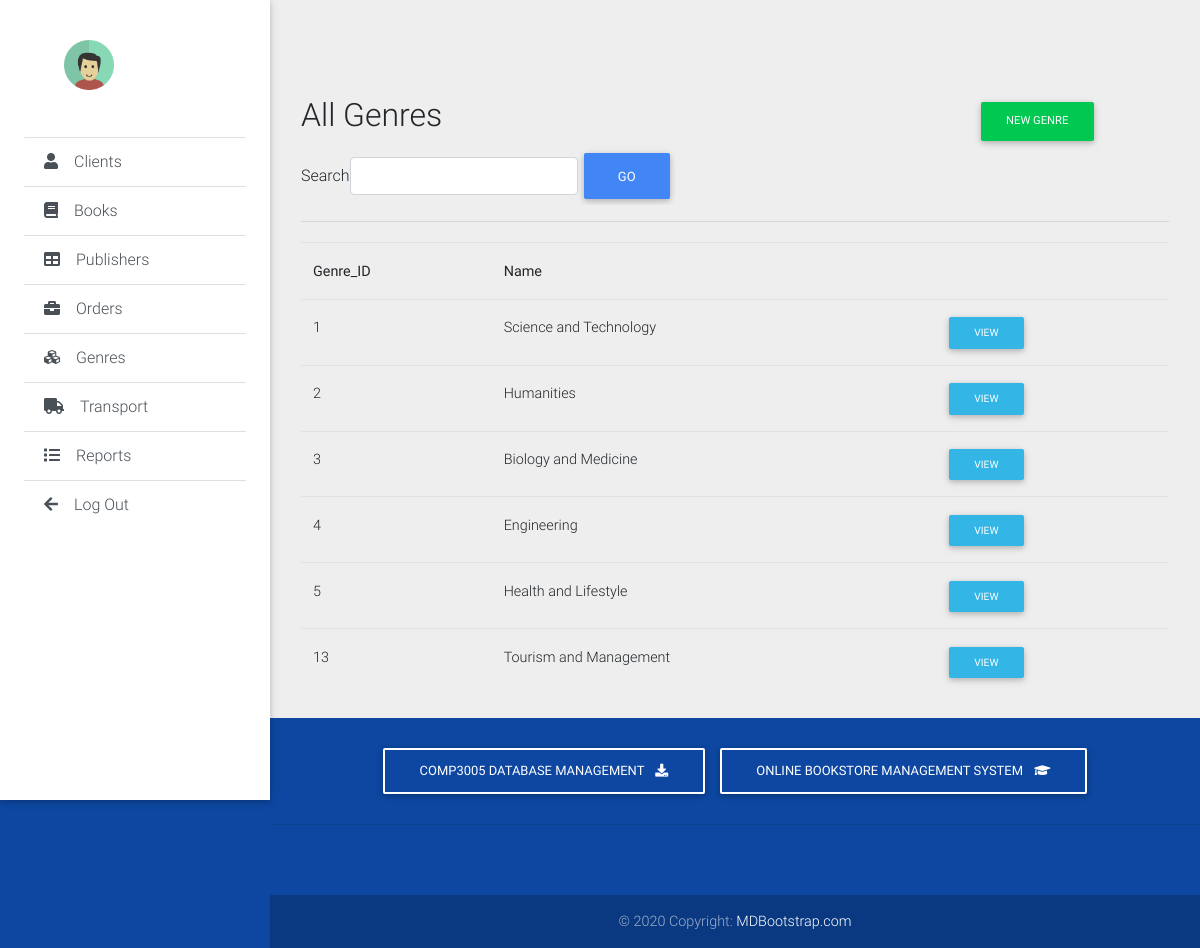
/admin/genres.php, run on the app's committed database.
### tables this page shows
CREATE TABLE `genre` (
  `genreid` int(11) NOT NULL,
  `name` varchar(50) NOT NULL
);

### admin/db/MysqliDb.php (called while the page is built, shortened)
<?php
class MysqliDb
{
    public static $prefix = '';
    protected $_mysqli;
    protected $_query;
    protected $_queryOptions = array();
    protected $_orderBy = array();
    protected $_groupBy = array();
    protected $host;
    protected $username;
    protected $password;
    protected $db;
    protected $port;
    protected $charset;
    public $returnType = 'array';
    protected $_nestJoin = false;
    private $_tableName = '';
    protected $_mapKey = null;
    public $pageLimit = 20;
    public function __construct($host = null, $username = null, $password = null, $db = null, $port = null, $charset = 'utf8')
    {
        $isSubQuery = false;
        if (is_object($host)) {
            $this->_mysqli = $host;
        } else {
            $this->host = $host;
        }
        $this->username = $username;
        $this->password = $password;
        $this->db = $db;
        $this->port = $port;
        $this->charset = $charset;
    }
    public function connect()
    {
        $this->_mysqli = new mysqli($this->host, $this->username, $this->password, $this->db, $this->port);
        if ($this->charset) {
            $this->_mysqli->set_charset($this->charset);
        }
    }
    public function mysqli()
    {
        return $this->_mysqli;
    }
    protected function reset()
    {
        $this->_orderBy = array();
        $this->_groupBy = array();
        $this->_query = null;
        $this->_queryOptions = array();
        $this->returnType = 'array';
        $this->_nestJoin = false;
        $this->_tableName = '';
        $this->_mapKey = null;
    }
    public function arrayBuilder()
    {
        $this->returnType = 'array';
        return $this;
    }
    public function setQueryOption($options)
    {
        $allowedOptions = Array('ALL', 'DISTINCT', 'DISTINCTROW', 'HIGH_PRIORITY', 'STRAIGHT_JOIN', 'SQL_SMALL_RESULT',
            'SQL_BIG_RESULT', 'SQL_BUFFER_RESULT', 'SQL_CACHE', 'SQL_NO_CACHE', 'SQL_CALC_FOUND_ROWS',
            'LOW_PRIORITY', 'IGNORE', 'QUICK', 'MYSQLI_NESTJOIN', 'FOR UPDATE', 'LOCK IN SHARE MODE');
        if (!is_array($options)) {
            $options = Array($options);
        }
        foreach ($options as $option) {
            $option = strtoupper($option);
            if ($option == 'MYSQLI_NESTJOIN') {
                $this->_nestJoin = true;
            } elseif ($option == 'FOR UPDATE') {
                $this->_forUpdate = true;
            } elseif ($option == 'LOCK IN SHARE MODE') {
                $this->_lockInShareMode = true;
            } else {
                $this->_queryOptions[] = $option;
            }
        }
        return $this;
    }
    public function withTotalCount()
    {
        return $this;
    }
    public function get($tableName, $numRows = null, $columns = '*')
    {
        $column = is_array($columns) ? implode(', ', $columns) : $columns;
        if (strpos($tableName, '.') === false) {
            $this->_tableName = self::$prefix . $tableName;
        } else {
            $this->_tableName = $tableName;
        }
        $this->_query = 'SELECT ' . implode(' ', $this->_queryOptions) . ' ' .
            $column . " FROM " . $this->_tableName;
        $stmt = $this->_buildQuery($numRows);
        $stmt->execute();
        $res = $this->_dynamicBindResults($stmt);
        return $res;
    }
    protected function _buildQuery($numRows = null, $tableData = null)
    {
        $stmt = $this->_prepareQuery();
        return $stmt;
    }
    protected function _dynamicBindResults(mysqli_stmt $stmt)
    {
        $parameters = array();
        $results = array();
        $mysqlLongType = 252;
        $shouldStoreResult = false;
        $meta = $stmt->result_metadata();
        $row = array();
        while ($field = $meta->fetch_field()) {
            if ($this->_nestJoin && $field->table != $this->_tableName) {
                $field->table = substr($field->table, strlen(self::$prefix));
                $row[$field->table][$field->name] = null;
                $parameters[] = & $row[$field->table][$field->name];
            } else {
                $row[$field->name] = null;
                $parameters[] = & $row[$field->name];
            }
        }
        call_user_func_array(array($stmt, 'bind_result'), $parameters);
        while ($stmt->fetch()) {
            if ($this->returnType == 'object') {
                $result = new stdClass ();
                foreach ($row as $key => $val) {
                    if (is_array($val)) {
                        $result->$key = new stdClass ();
                        foreach ($val as $k => $v) {
                            $result->$key->$k = $v;
                        }
                    } else {
                        $result->$key = $val;
                    }
                }
            } else {
                $result = array();
                foreach ($row as $key => $val) {
                    if (is_array($val)) {
                        foreach ($val as $k => $v) {
                            $result[$key][$k] = $v;
                        }
                    } else {
                        $result[$key] = $val;
                    }
                }
            }
            if ($this->_mapKey) {
                $results[$row[$this->_mapKey]] = count($row) > 2 ? $result : end($result);
            } else {
                array_push($results, $result);
            }
        }
        if (in_array('SQL_CALC_FOUND_ROWS', $this->_queryOptions)) {
            $stmt = $this->mysqli()->query('SELECT FOUND_ROWS()');
            $totalCount = $stmt->fetch_row();
            $this->totalCount = $totalCount[0];
        }
        return $results;
    }
    protected function _buildCondition($operator, &$conditions)
    {
        if (empty($conditions)) {
            return;
        }
        $this->_query .= ' ' . $operator;
    }
    protected function _buildGroupBy()
    {
        if (empty($this->_groupBy)) {
            return;
        }
        $this->_query .= " GROUP BY ";
        $this->_query = rtrim($this->_query, ', ') . " ";
    }
    protected function _buildOrderBy()
    {
        if (empty($this->_orderBy)) {
            return;
        }
        $this->_query .= " ORDER BY ";
        $this->_query = rtrim($this->_query, ', ') . " ";
    }
    protected function _buildLimit($numRows)
    {
        if (is_array($numRows)) {
            $this->_query .= ' LIMIT ' . (int) $numRows[0] . ', ' . (int) $numRows[1];
        } else {
            $this->_query .= ' LIMIT ' . (int) $numRows;
        }
    }
    protected function _prepareQuery()
    {
        if (!$stmt = $this->mysqli()->prepare($this->_query)) {
            $msg = $this->mysqli()->error . " query: " . $this->_query;
            $num = $this->mysqli()->errno;
            $this->reset();
            throw new Exception($msg, $num);
        }
        return $stmt;
    }
    protected function replacePlaceHolders($str, $vals)
    {
        $newStr = "";
        $newStr .= $str;
        return $newStr;
    }
    public function paginate ($table, $page, $fields = null) {
        $offset = $this->pageLimit * ($page - 1);
        $res = $this->withTotalCount()->get ($table, Array ($offset, $this->pageLimit), $fields);
        return $res;
    }
}

### admin/db/config.php (called while the page is built, shortened)
<?php
require_once BASE_PATH.'/db/MysqliDb.php';
function getDbInstance()
{
	return new MysqliDb(DB_HOST,DB_USER,DB_PASSWORD,DB_NAME);
}

### admin/genres.php (the view, shortened to what this page needs)
<!DOCTYPE html>
<html lang="en">
<body class="grey lighten-3">
  <header>
    <?php include_once "headers/sidebar.php";?>
  </header>
  <main class="pt-5 mx-lg-3">
    <div class="container-fluid mt-5">
      <?php
        include_once "db/config.php";
        $search_string = filter_input(INPUT_GET, 'search_string');
        $page = filter_input(INPUT_GET, 'page');
        $pagelimit = 6;
        if (!$page) {
            $page = 1;
        }
        $db = getDbInstance();
        $select = array('genreid', 'name');
        $db->pageLimit = $pagelimit;
        $records =$db->arraybuilder()->paginate("genre", $page, $select);
        ?>
        <div id="page-wrapper">
            <div class="row">
                <div class="col-sm-9">
                    <h2 class="page-header">All Genres</h2>
                </div>
                <div class="col-sm-3">
                    <div class="page-action-links">
                        <a class="btn btn-md btn-success" data-toggle="modal" data-target="#Genre" style="margin-right: 8px;">New Genre</td></a>
                    </div>
                </div>
            </div>
            <div class="well text-center filter-form">
                <form class="form form-inline" action="">
                    <label for="input_search">Search</label>
                    <input type="text" class="form-control" id="input_search" name="search_string" value="<?php echo $search_string; ?>">
                    <input type="submit" value="Go" class="btn btn-primary">
                </form>
            </div>
            <hr>
            <table class="table" style="margin-top: 20px">
              <tr>
                <th>Genre_ID</th>
                <th>Name</th>
                 <th>&nbsp;</th>
              </tr>
              <?php foreach($records as $value=>$row){ ?>
              <tr>
                <td><?php echo $row['genreid']; ?></td>
                <td><?php echo $row['name']; ?></td>
                 <td><a class="btn btn-sm btn-info" href="viewbooks.php?genreid=<?php echo $row['genreid']; ?>">View</a></td>
              </tr>
              <?php } ?>
          </table>
</div>
    </div>
  </main>
  <?php include_once "headers/footer.php";?>
</body>
</html>

### admin/headers/sidebar.php (shortened to what this page needs)
<head>
  <link rel="stylesheet" href="https://use.fontawesome.com/releases/v5.8.2/css/all.css">
  <link href="css/bootstrap.min.css" rel="stylesheet">
  <link href="css/mdb.min.css" rel="stylesheet">
  <link href="css/style.min.css" rel="stylesheet">
</head>
    <div class="sidebar-fixed position-fixed">
      <a class="logo-wrapper waves-effect">
        <img src="./img/user.png" class="img-fluid" alt="">
      </a>
      <div class="list-group list-group-flush">
        <a href="./all_customers.php" class="list-group-item list-group-item-action waves-effect">
          <i class="fa fa-user mr-3"></i>Clients</a>
        <a href="./all_books.php" class="list-group-item list-group-item-action waves-effect">
          <i class="fa fa-book mr-3"></i>Books</a>
        <a href="./publishers.php" class="list-group-item list-group-item-action waves-effect">
          <i class="fa fa-table mr-3"></i>Publishers</a>
        <a href="./orders.php" class="list-group-item list-group-item-action waves-effect">
          <i class="fa fa-briefcase mr-3"></i>Orders</a>
        <a href="./genres.php" class="list-group-item list-group-item-action waves-effect">
          <i class="fa fa-cubes mr-3"></i>Genres</a>
        <a href="./transport.php" class="list-group-item list-group-item-action waves-effect">
          <i class="fa fa-truck mr-3"></i>Transport</a>
        <a href="salesreports.php" class="list-group-item list-group-item-action waves-effect">
          <i class="fa fa-list mr-3"></i>Reports</a>
          <a href="./logout.php" class="list-group-item list-group-item-action waves-effect">
          <i class="fa fa-arrow-left mr-3"></i>Log Out</a>
      </div>
    </div>

### admin/headers/footer.php (shortened to what this page needs)
<footer class="page-footer text-center font-small primary-color-dark darken-2 mt-4 wow fadeIn">
  <div class="pt-4">
    <a class="btn btn-outline-white" href="" target="_blank"
      role="button">COMP3005 Database Management
      <i class="fas fa-download ml-2"></i>
    </a>
    <a class="btn btn-outline-white" href="" target="_blank" role="button">Online Bookstore Management System
      <i class="fas fa-graduation-cap ml-2"></i>
    </a>
  </div>
  <hr class="my-4">
  <div class="pb-4">
    <a href="https://www.facebook.com/mdbootstrap" target="_blank">
      <i class="fa fa-facebook-f mr-3"></i>
    </a>
    <a href="https://twitter.com/MDBootstrap" target="_blank">
      <i class="fa fa-twitter mr-3"></i>
    </a>
    <a href="https://www.youtube.com/watch?v=7MUISDJ5ZZ4" target="_blank">
      <i class="fa fa-youtube mr-3"></i>
    </a>
    <a href="https://plus.google.com/u/0/b/107863090883699620484" target="_blank">
      <i class="fa fa-google-plus mr-3"></i>
    </a>
    <a href="https://dribbble.com/mdbootstrap" target="_blank">
      <i class="fa fa-dribbble mr-3"></i>
    </a>
    <a href="https://pinterest.com/mdbootstrap" target="_blank">
      <i class="fa fa-pinterest mr-3"></i>
    </a>
    <a href="https://github.com/mdbootstrap/bootstrap-material-design" target="_blank">
      <i class="fa fa-github mr-3"></i>
    </a>
    <a href="http://codepen.io/mdbootstrap/" target="_blank">
      <i class="fa fa-codepen mr-3"></i>
    </a>
  </div>
  <div class="footer-copyright py-3">
    © 2020 Copyright:
    <a href="https://mdbootstrap.com/education/bootstrap/" target="_blank"> MDBootstrap.com </a>
  </div>
</footer>

### data on the page
genre: genreid "1", name "Science and Technology"
genre: genreid "2", name "Humanities"
genre: genreid "3", name "Biology and Medicine"
genre: genreid "4", name "Engineering"
genre: genreid "5", name "Health and Lifestyle"
genre: genreid "13", name "Tourism and Management"
